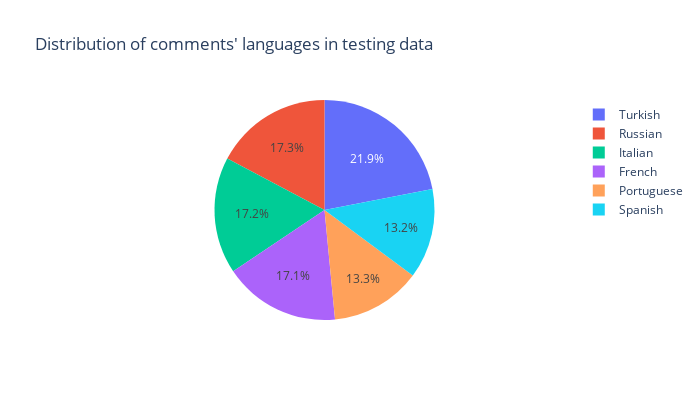

The code cell stored with this chart in its notebook:
### Markdown cell above
## Test

### Code cell
languages_test = {a:b for a,b in zip(df_test['lang'].unique(), df_test['lang'].value_counts())}
languages_test['Spanish'] = languages_test.pop('es')
languages_test['Italian'] = languages_test.pop('it')
languages_test['Turkish'] = languages_test.pop('tr')
languages_test['Russian'] = languages_test.pop('ru')
languages_test['French'] = languages_test.pop('fr')
languages_test['Portuguese'] = languages_test.pop('pt')

fig = px.pie(values=languages_test.values(), names=languages_test.keys(), width=700, height=400,
            title="Distribution of comments' languages in testing data")
fig.show()

### Figure 1 — Plotly figure (JSON) as saved in the notebook; plotly's stock layout.template omitted (floating-point values rounded to 4 significant figures)
{"data": [{"domain": {"x": [0, 1], "y": [0, 1]}, "hovertemplate": "label=%{label}<br>value=%{value}<extra></extra>", "labels": ["Spanish", "Italian", "Turkish", "Russian", "French", "Portuguese"], "legendgroup": "", "name": "", "showlegend": true, "type": "pie", "values": [8438, 10948, 14000, 11012, 10920, 8494]}], "layout": {"height": 400, "legend": {"tracegroupgap": 0}, "title": {"text": "Distribution of comments' languages in testing data"}, "width": 700}}
